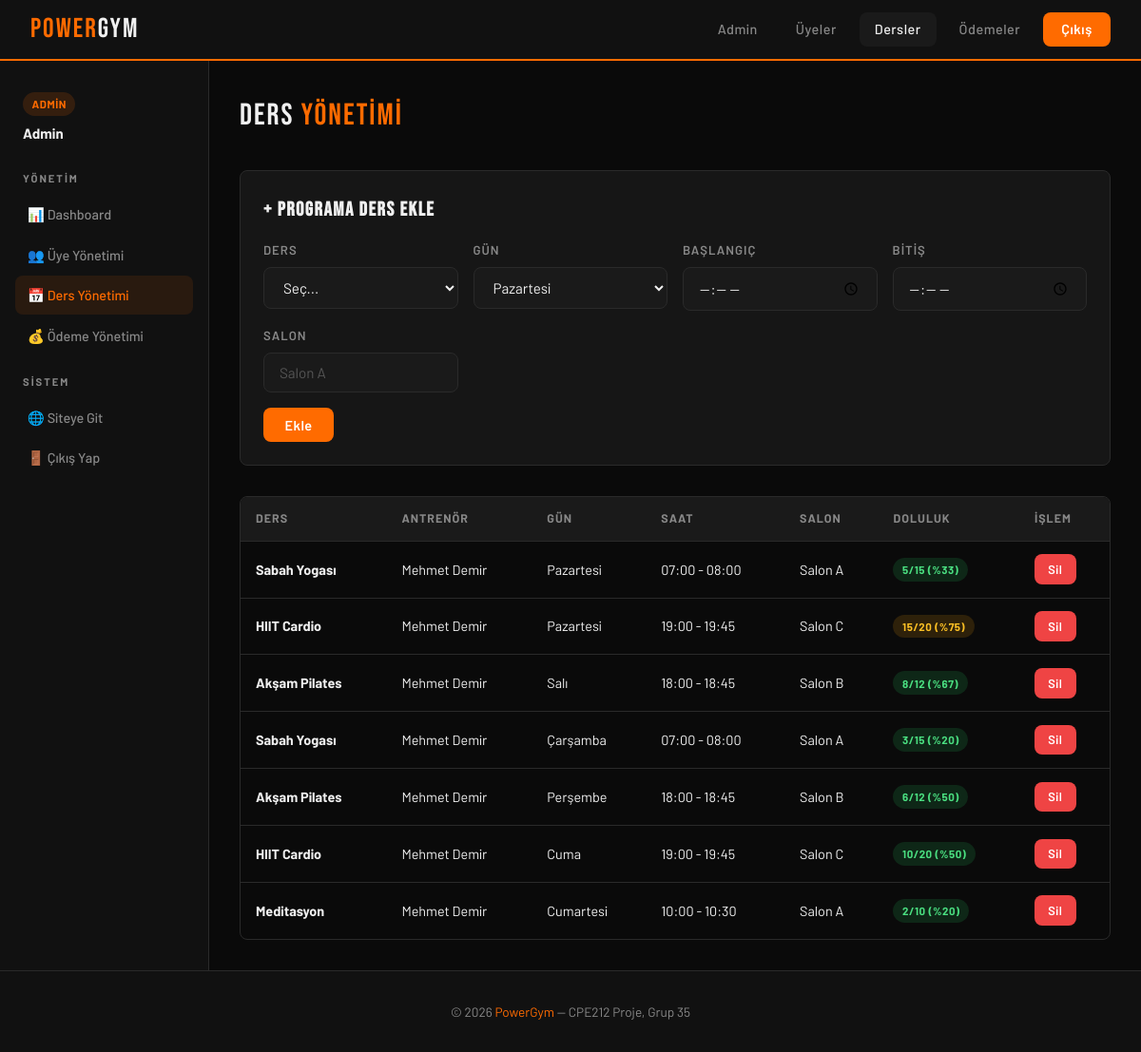
Screenshot of /admin/manage_classes.php (signed in) with the database file from the repository.
### tables this page shows
CREATE TABLE schedule (
    schedule_id     INT AUTO_INCREMENT PRIMARY KEY,
    class_id        INT NOT NULL,
    day_of_week     ENUM('Pazartesi','Salı','Çarşamba','Perşembe','Cuma','Cumartesi','Pazar') NOT NULL,
    start_time      TIME NOT NULL,
    end_time        TIME NOT NULL,
    room            VARCHAR(50),
    current_enrolled INT DEFAULT 0,
    FOREIGN KEY (class_id) REFERENCES classes(class_id) ON DELETE CASCADE
);

CREATE TABLE classes (
    class_id    INT AUTO_INCREMENT PRIMARY KEY,
    trainer_id  INT NOT NULL,
    name        VARCHAR(100) NOT NULL,            
    description TEXT,
    duration    INT NOT NULL,                    
    max_capacity INT NOT NULL DEFAULT 20,
    FOREIGN KEY (trainer_id) REFERENCES trainers(trainer_id) ON DELETE CASCADE
);

CREATE TABLE users (
    user_id     INT AUTO_INCREMENT PRIMARY KEY,
    name        VARCHAR(100) NOT NULL,
    email       VARCHAR(150) NOT NULL UNIQUE,
    password    VARCHAR(64)  NOT NULL,   
    phone       VARCHAR(20),
    role        ENUM('member','admin','trainer') DEFAULT 'member',
    created_at  DATETIME DEFAULT CURRENT_TIMESTAMP
);

### admin/manage_classes.php (the view, shortened to what this page needs)
<?php
require_once '../db/connection.php';
$schedule_list = mysqli_query($conn, "
    SELECT s.*, c.name AS class_name, c.max_capacity, u.name AS trainer_name
    FROM schedule s
    JOIN classes c ON s.class_id=c.class_id
    JOIN trainers t ON c.trainer_id=t.trainer_id
    JOIN users u ON t.user_id=u.user_id
    ORDER BY FIELD(s.day_of_week,'Pazartesi','Salı','Çarşamba','Perşembe','Cuma','Cumartesi','Pazar'), s.start_time
");
$days = ['Pazartesi','Salı','Çarşamba','Perşembe','Cuma','Cumartesi','Pazar'];
?>
<!DOCTYPE html>
<html lang="tr">
<head>
  <link rel="stylesheet" href="../css/style.css">
</head>
<body>
<nav>
  <a href="../index.php" class="nav-logo">POWER<span>GYM</span></a>
  <div class="nav-links">
    <a href="dashboard.php">Admin</a>
    <a href="manage_users.php">Üyeler</a>
    <a href="manage_classes.php" class="active">Dersler</a>
    <a href="manage_payments.php">Ödemeler</a>
    <a href="../auth/logout.php" class="btn-nav">Çıkış</a>
  </div>
</nav>
<div class="dash-wrap">
  <aside class="sidebar">
    <div style="padding:.5rem;margin-bottom:1rem;">
      <span class="badge badge-primary">ADMİN</span>
      <div style="font-weight:700;margin-top:.4rem;"><?= htmlspecialchars($_SESSION['name']) ?></div>
    </div>
    <div class="sidebar-section">Yönetim</div>
    <a href="dashboard.php">📊 Dashboard</a>
    <a href="manage_users.php">👥 Üye Yönetimi</a>
    <a href="manage_classes.php" class="active">📅 Ders Yönetimi</a>
    <a href="manage_payments.php">💰 Ödeme Yönetimi</a>
    <div class="sidebar-section">Sistem</div>
    <a href="../index.php">🌐 Siteye Git</a>
    <a href="../auth/logout.php">🚪 Çıkış Yap</a>
  </aside>
  <main class="dash-content">
    <div class="page-header">
      <div class="page-title">DERS <span style="color:var(--primary);">YÖNETİMİ</span></div>
    </div>
    <div class="card" style="margin-bottom:2rem;">
      <h3 style="font-family:'Bebas Neue',sans-serif;font-size:1.3rem;letter-spacing:1.5px;margin-bottom:1rem;">
        + PROGRAMA DERS EKLE
      </h3>
      <form method="POST">
        <div style="display:grid;grid-template-columns:repeat(auto-fill,minmax(180px,1fr));gap:1rem;">
          <div class="form-group" style="margin:0;">
            <label class="form-label">Ders</label>
            <select name="class_id" class="form-control" required>
              <option value="">Seç...</option>
            </select>
          </div>
          <div class="form-group" style="margin:0;">
            <label class="form-label">Gün</label>
            <select name="day_of_week" class="form-control" required>
              <?php foreach($days as $d): ?><option><?=$d?></option><?php endforeach; ?>
            </select>
          </div>
          <div class="form-group" style="margin:0;">
            <label class="form-label">Başlangıç</label>
            <input type="time" name="start_time" class="form-control" required>
          </div>
          <div class="form-group" style="margin:0;">
            <label class="form-label">Bitiş</label>
            <input type="time" name="end_time" class="form-control" required>
          </div>
          <div class="form-group" style="margin:0;">
            <label class="form-label">Salon</label>
            <input type="text" name="room" class="form-control" placeholder="Salon A" required>
          </div>
        </div>
        <button type="submit" name="add_schedule" class="btn btn-primary" style="margin-top:1rem;">
          Ekle
        </button>
      </form>
    </div>
    <div class="table-wrap">
      <table>
        <thead>
          <tr>
            <th>Ders</th>
            <th>Antrenör</th>
            <th>Gün</th>
            <th>Saat</th>
            <th>Salon</th>
            <th>Doluluk</th>
            <th>İşlem</th>
          </tr>
        </thead>
        <tbody>
        <?php while($s = mysqli_fetch_assoc($schedule_list)):
          $pct = $s['max_capacity'] > 0 ? round(($s['current_enrolled']/$s['max_capacity'])*100) : 0;
        ?>
          <tr>
            <td><strong><?= htmlspecialchars($s['class_name']) ?></strong></td>
            <td><?= htmlspecialchars($s['trainer_name']) ?></td>
            <td><?= $s['day_of_week'] ?></td>
            <td><?= substr($s['start_time'],0,5) ?> - <?= substr($s['end_time'],0,5) ?></td>
            <td><?= htmlspecialchars($s['room']) ?></td>
            <td>
              <span class="badge <?= $pct>=100?'badge-danger':($pct>=75?'badge-warning':'badge-success') ?>">
                <?= $s['current_enrolled'] ?>/<?= $s['max_capacity'] ?> (%<?= $pct ?>)
              </span>
            </td>
            <td>
              <a href="manage_classes.php?delete_schedule=<?= $s['schedule_id'] ?>"
                 class="btn btn-danger btn-sm"
                 onclick="return confirm('Bu dersi silmek istediğinizden emin misiniz? Tüm kayıtlar da silinecek.')">
                Sil
              </a>
            </td>
          </tr>
        <?php endwhile; ?>
        </tbody>
      </table>
    </div>
  </main>
</div>
<footer>
  <p>© 2026 <span>PowerGym</span> — CPE212 Proje, Grup 35</p>
</footer>
</body>
</html>

### rows the page displays
schedule: class.name "Sabah Yogası", users.name "Mehmet Demir", day_of_week "Pazartesi", start_time "07:00", end_time "08:00", room "Salon A", current_enrolled "5", class.max_capacity "15", pct "33"
schedule: class.name "HIIT Cardio", users.name "Mehmet Demir", day_of_week "Pazartesi", start_time "19:00", end_time "19:45", room "Salon C", current_enrolled "15", class.max_capacity "20", pct "75"
schedule: class.name "Akşam Pilates", users.name "Mehmet Demir", day_of_week "Salı", start_time "18:00", end_time "18:45", room "Salon B", current_enrolled "8", class.max_capacity "12", pct "67"
schedule: class.name "Sabah Yogası", users.name "Mehmet Demir", day_of_week "Çarşamba", start_time "07:00", end_time "08:00", room "Salon A", current_enrolled "3", class.max_capacity "15", pct "20"
schedule: class.name "Akşam Pilates", users.name "Mehmet Demir", day_of_week "Perşembe", start_time "18:00", end_time "18:45", room "Salon B", current_enrolled "6", class.max_capacity "12", pct "50"
schedule: class.name "HIIT Cardio", users.name "Mehmet Demir", day_of_week "Cuma", start_time "19:00", end_time "19:45", room "Salon C", current_enrolled "10", class.max_capacity "20", pct "50"
schedule: class.name "Meditasyon", users.name "Mehmet Demir", day_of_week "Cumartesi", start_time "10:00", end_time "10:30", room "Salon A", current_enrolled "2", class.max_capacity "10", pct "20"

### other values shown
$_SESSION['name'] "Admin"
form field day_of_week "Pazartesi"
